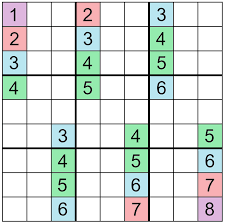
#> input picture download.png, 225 x 224 px, given in place of download.jpeg, which was not available
$ jupyter execute edge_detection.ipynb
#> lines starting #> are read from the running program, lines starting #| are printed output that depends on the picture; pictures that were not available may be replaced by others from this repository, and a replacement may not be noted
[cell 1]
import cv2
import numpy as np
import matplotlib.pyplot as plt

img = cv2.imread('download.jpeg', 0)
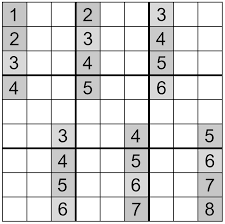
#> img: shape (224, 225); min 0, max 255, mean 219.3
edges = cv2.Canny(img, 50, 100)
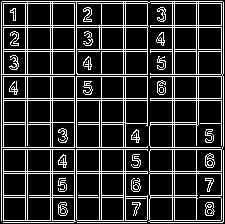
#> edges: shape (224, 225); 18.3% white in thin lines or dots

plt.subplot(121), plt.imshow(img, cmap='gray')
plt.title('Original Image'), plt.xticks([]), plt.yticks([])
plt.subplot(122), plt.imshow(edges, cmap='gray')
plt.title('Edge image'), plt.xticks([]), plt.yticks([])

plt.show()
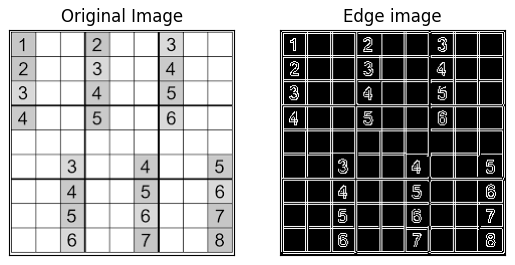
#> figure drawn by matplotlib, 2 panels

# cv2.waitKey(0)
# cv2.destroyAllWindows()

$ run again, with 3dchess.png copied over download.png
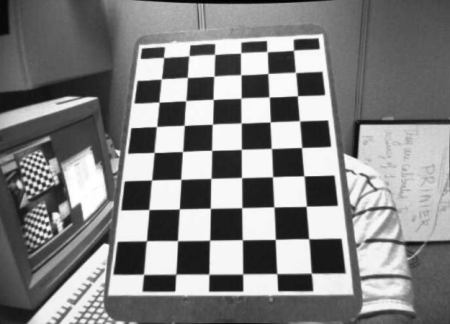
#> input picture 3dchess.png, 450 x 324 px, given in place of download.jpeg, which was not available
#> img is the input picture: shape (324, 450); min 0, max 255, mean 130.5
#> `edges = cv2.Canny(img, 50, 100)`:
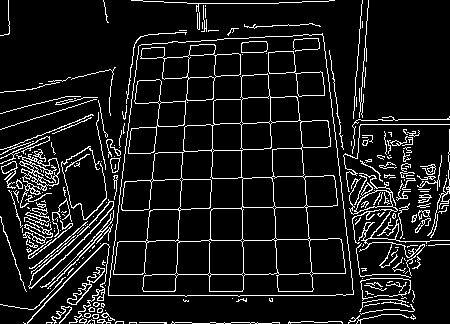
#> edges: shape (324, 450); 9.8% white in thin lines or dots
#> `plt.show()`:
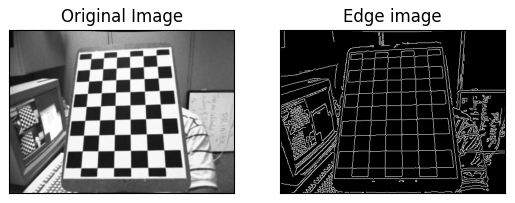
#> figure drawn by matplotlib, 2 panels

$ run again, with coins.png copied over download.png
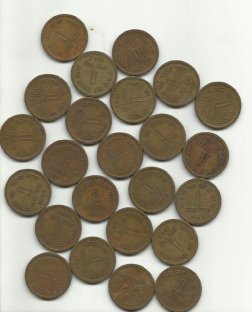
#> input picture coins.png, 252 x 312 px, given in place of download.jpeg, which was not available
#> `edges = cv2.Canny(img, 50, 100)`:
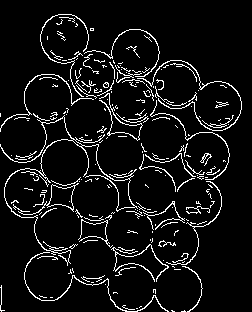
#> edges: shape (312, 252); 7.3% white in thin lines or dots
#> `plt.show()`:
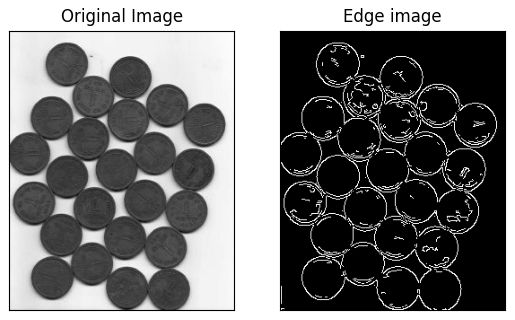
#> figure drawn by matplotlib, 2 panels
